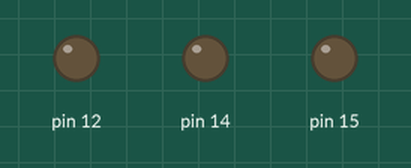
This sketch was run on a simulated Arduino Uno, built with avr-gcc and run on an emulated ATmega328P. Shown: output pins drawn as LEDs (lit = HIGH). What the sketch prints to the serial monitor is not drawn.

Above: at 0.3 s.
At 5.1 s:
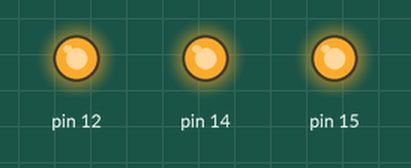
Timing chart, 0 to 13.4 s (numbered marks = the images above):
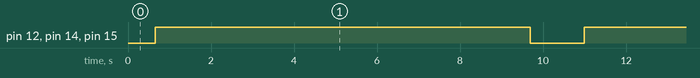

Measured:
- by itself, pin 12, pin 14, pin 15: alternates HIGH for 9.0 s and LOW for 1.3 s

The sketch:

___________________LED.ino
```cpp
const int ledRed = 14;
const int ledYellow = 12;
const int ledGreen = 15;
int duty;
void setup() {
  pinMode(14, OUTPUT);
  pinMode(12, OUTPUT);
  pinMode(15, OUTPUT);
  Serial.begin(115200);
}

void loop() {
  for(duty=0; duty<1023; duty+=10)
  {
    analogWrite(14, duty);
    analogWrite(12, duty);
    analogWrite(15, duty);
    Serial.println(duty);
    delay(50);
   }
   for(duty=1023; duty>0; duty-=10)
   {
    analogWrite(14, duty);
    analogWrite(12, duty);
    analogWrite(15, duty);
    Serial.println(duty);
    delay(50);
   }

}
```
